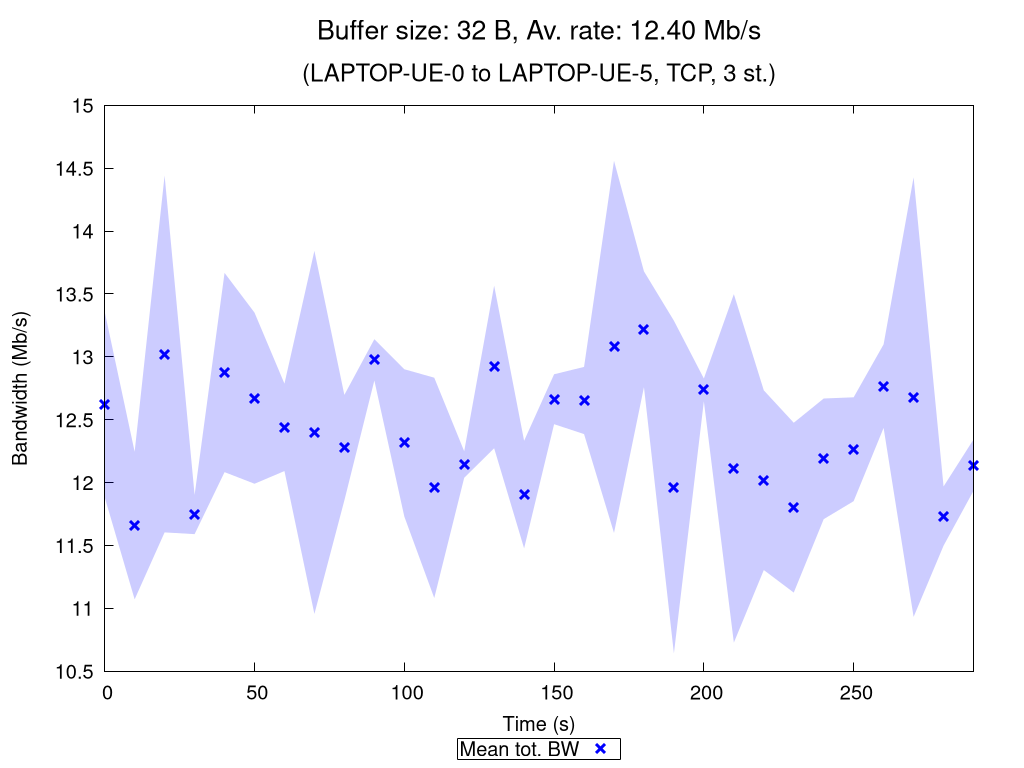

This chart was generated by the following gnuplot code:
set terminal pngcairo nocrop enhanced size 1024,768 font "Verdana,15"
set output "TCP_3_st_2020_10_13_01-53-03_one2two_00032B.png"

set title "{/=20 Buffer size: 32 B, Av. rate: 12.40 Mb/s}\n\n{/=18 (LAPTOP-UE-0 to LAPTOP-UE-5, TCP, 3 st.)}"

set xlabel "Time (s)"
set ylabel "Bandwidth (Mb/s)"
set ytics nomirror
set key bmargin center horizontal box samplen 1 width -1
set bmargin 4.6
set rmargin 4.5

rf = 1000000.0  # rate factor
set style fill transparent solid 0.2 noborder
set autoscale xfix
plot "TCP_3_st_2020_10_13_01-53-03_one2two_00032B_iperf_processed.dat" using 1:($2/rf-$3/rf):($2/rf+$3/rf) with filledcurves lc rgb "blue" notitle, \
     "" using 1:($2/rf) with points pt 2 ps 1.5 lw 3 lc rgb "blue" title "Mean tot. BW", \
